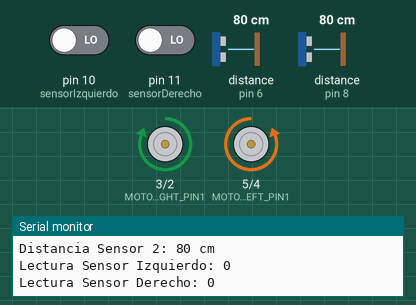
This sketch was run on a simulated Arduino Uno, built with avr-gcc and run on an emulated ATmega328P. Parts: motor-driver pin pairs drawn as motors (green arrow = first pin HIGH = forward, orange = second pin HIGH = backward, longer = more drive), the last lines printed to the serial monitor. Wiring (inferred from the names in the program): 2 × ultrasonic range finder: trigger pin 7, echo pin 6 / trigger pin 9, echo pin 8. The inputs (shaded band) are chosen by the test bench; at power-on: distance to the obstacle (sensors on pin 6, pin 8) 80 cm, pin 10 (sensorIzquierdo) LOW, pin 11 (sensorDerecho) LOW. The echo pulse lasts 58.3 µs per cm.

Above: at 1.2 s.
1.3 s: distance to the obstacle (sensor on pin 6) set to 23 cm
2.8 s: distance to the obstacle (sensor on pin 6) set to 18 cm
At 3.9 s:
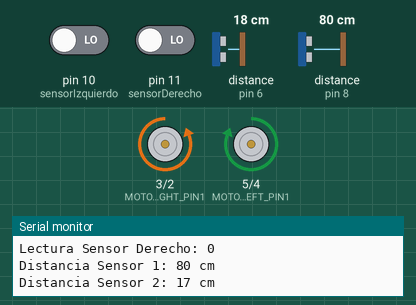
4.4 s: distance to the obstacle (sensor on pin 8) set to 17 cm
5.9 s: distance to the obstacle (sensor on pin 8) set to 14 cm
At 6.7 s:
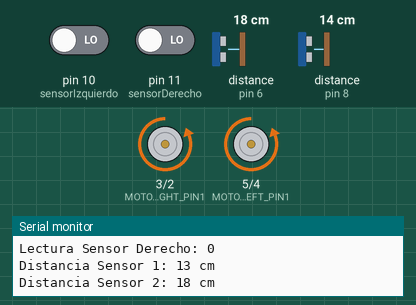
7.4 s: distance to the obstacle (sensor on pin 8) set to 18 cm
At 7.9 s:
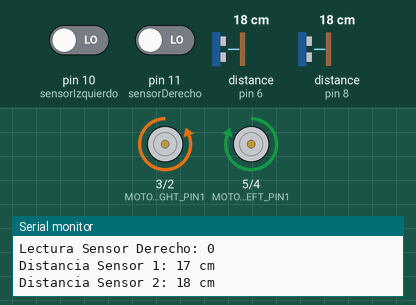
Timing chart, 0 to 10.0 s (numbered marks = the images above; inputs shaded):
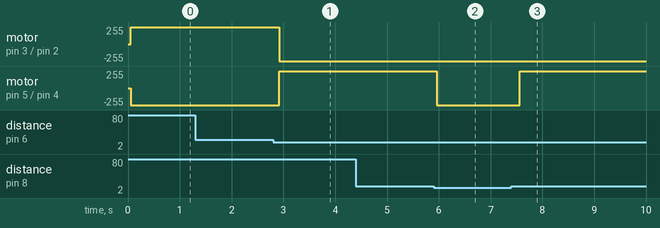

The sketch:

PROTO4.ino
```cpp
// Definición de pines para los sensores infrarrojos
#define sensorIzquierdo 10 // Pin digital para el sensor izquierdo
#define sensorDerecho 11   // Pin digital para el sensor derecho

// Definición de pines para los sensores ultrasónicos
#define TRIGGER1_PIN  9
#define ECHO1_PIN     8
#define TRIGGER2_PIN  7
#define ECHO2_PIN     6

// Definición de pines para motores
#define MOTOR_LEFT_PIN1  5
#define MOTOR_LEFT_PIN2  4
#define MOTOR_RIGHT_PIN1 3
#define MOTOR_RIGHT_PIN2 2

// Distancia mínima para considerar un obstáculo (en centímetros)
#define DISTANCIA_MINIMA_SENSOR1 15
#define DISTANCIA_MINIMA_SENSOR2 20

// Prototipo de la función para medir distancia
unsigned int medirDistancia(int triggerPin, int echoPin);

void setup() {
  // Configurar pines de los sensores infrarrojos como entrada
  pinMode(sensorIzquierdo, INPUT);
  pinMode(sensorDerecho, INPUT);

  // Configurar pines de los sensores ultrasónicos como salida
  pinMode(TRIGGER1_PIN, OUTPUT);
  pinMode(ECHO1_PIN, INPUT);
  pinMode(TRIGGER2_PIN, OUTPUT);
  pinMode(ECHO2_PIN, INPUT);

  // Inicialización de los pines de los motores
  pinMode(MOTOR_LEFT_PIN1, OUTPUT);
  pinMode(MOTOR_LEFT_PIN2, OUTPUT);
  pinMode(MOTOR_RIGHT_PIN1, OUTPUT);
  pinMode(MOTOR_RIGHT_PIN2, OUTPUT);

  // Inicialización del puerto serial para la comunicación
  Serial.begin(9600);
}

void loop() {
  // Lecturas de los sensores infrarrojos
  int lecturaIzquierda = digitalRead(sensorIzquierdo);
  int lecturaDerecha = digitalRead(sensorDerecho);

  // Realiza mediciones de distancia con ambos sensores ultrasónicos
  unsigned int distancia1 = medirDistancia(TRIGGER1_PIN, ECHO1_PIN);
  unsigned int distancia2 = medirDistancia(TRIGGER2_PIN, ECHO2_PIN);

  // Muestra las lecturas de los sensores infrarrojos en el monitor serial
  Serial.print("Lectura Sensor Izquierdo: ");
  Serial.println(lecturaIzquierda);
  Serial.print("Lectura Sensor Derecho: ");
  Serial.println(lecturaDerecha);

  // Muestra las distancias medidas en el monitor serial
  Serial.print("Distancia Sensor 1: ");
  Serial.print(distancia1);
  Serial.println(" cm");
  Serial.print("Distancia Sensor 2: ");
  Serial.print(distancia2);
  Serial.println(" cm");

  // Lógica de seguimiento de línea
  if (lecturaIzquierda == HIGH && lecturaDerecha == LOW) {
    girarIzquierda();
  }
  else if (lecturaIzquierda == LOW && lecturaDerecha == HIGH) {
    girarDerecha();
  }
  else if (lecturaIzquierda == HIGH && lecturaDerecha == HIGH) {
    retroceder();
  }
  else {
    // Si el Sensor 1 detecta un objeto a menos de 15 cm, avanza y gira a la izquierda
    if (distancia1 < DISTANCIA_MINIMA_SENSOR1) {
      avanzar();
    }
    // Si el Sensor 2 detecta un objeto a menos de 20 cm, gira continuamente a la izquierda hasta que el sensor 1 no detecte un objeto
    else if (distancia2 < DISTANCIA_MINIMA_SENSOR2) {
      while (distancia1 >= DISTANCIA_MINIMA_SENSOR1) {
        girarDerecha();
        delay(100);
        distancia1 = medirDistancia(TRIGGER1_PIN, ECHO1_PIN);
      }
    }
    // Si no se detecta ningún objeto, avanza recto
    else {
      girarIzquierda();
    }
  }
}

// Función para medir la distancia utilizando un sensor ultrasónico
unsigned int medirDistancia(int triggerPin, int echoPin) {
  // Generar un pulso corto en el pin TRIGGER
  digitalWrite(triggerPin, LOW);
  delayMicroseconds(2);
  digitalWrite(triggerPin, HIGH);
  delayMicroseconds(10);
  digitalWrite(triggerPin, LOW);

  // Leer el tiempo que tarda en llegar el eco
  unsigned long tiempo = pulseIn(echoPin, HIGH);

  // Convertir el tiempo a distancia (en centímetros)
  unsigned int distancia = tiempo / 58;

  return distancia;
}

// Funciones de control de motores
void retroceder() {
  digitalWrite(MOTOR_LEFT_PIN1, HIGH);
  digitalWrite(MOTOR_LEFT_PIN2, LOW);
  digitalWrite(MOTOR_RIGHT_PIN1, HIGH);
  digitalWrite(MOTOR_RIGHT_PIN2, LOW);
}

void avanzar() {
  digitalWrite(MOTOR_LEFT_PIN1, LOW);
  digitalWrite(MOTOR_LEFT_PIN2, HIGH);
  digitalWrite(MOTOR_RIGHT_PIN1, LOW);
  digitalWrite(MOTOR_RIGHT_PIN2, HIGH);
}

void girarIzquierda() {
  digitalWrite(MOTOR_LEFT_PIN1, LOW);
  digitalWrite(MOTOR_LEFT_PIN2, HIGH);
  digitalWrite(MOTOR_RIGHT_PIN1, HIGH);
  digitalWrite(MOTOR_RIGHT_PIN2, LOW);
}

void girarDerecha() {
  digitalWrite(MOTOR_LEFT_PIN1, HIGH);
  digitalWrite(MOTOR_LEFT_PIN2, LOW);
  digitalWrite(MOTOR_RIGHT_PIN1, LOW);
  digitalWrite(MOTOR_RIGHT_PIN2, HIGH);
}
```

Measured:
- the behaviour switches between 21 and 20 cm on distance to the obstacle (sensor on pin 6) (found by bisection; images 0 and 1)
- the behaviour switches between 16 and 15 cm on distance to the obstacle (sensor on pin 8) (found by bisection; images 1 and 2)
- after the input at 2.8 s, motor on pin 3 (MOTOR_RIGHT_PIN1) / pin 2 (MOTOR_RIGHT_PIN2): forward 255/255 → backward 255/255 after 0.12 s; motor on pin 5 (MOTOR_LEFT_PIN1) / pin 4 (MOTOR_LEFT_PIN2): backward 255/255 → forward 255/255 after 0.12 s
- after the input at 4.4 s, every drawn part: stays the same
- after the input at 5.9 s, motor on pin 5 (MOTOR_LEFT_PIN1) / pin 4 (MOTOR_LEFT_PIN2): forward 255/255 → backward 255/255 after 0.06 s
- after the input at 7.4 s, motor on pin 5 (MOTOR_LEFT_PIN1) / pin 4 (MOTOR_LEFT_PIN2): backward 255/255 → forward 255/255 after 0.16 s
